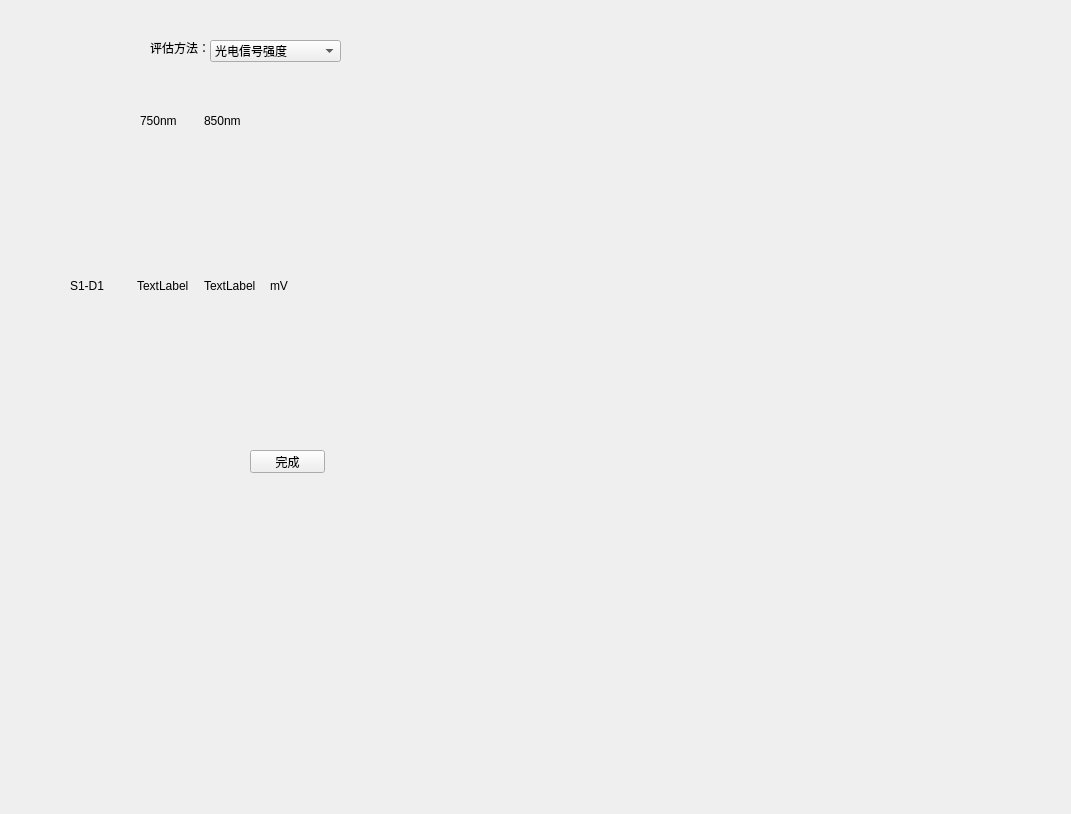
<?xml version="1.0" encoding="UTF-8"?>
<ui version="4.0">
 <class>Form</class>
 <widget class="QWidget" name="Form">
  <property name="geometry">
   <rect>
    <x>0</x>
    <y>0</y>
    <width>1071</width>
    <height>814</height>
   </rect>
  </property>
  <property name="windowTitle">
   <string>Form</string>
  </property>
  <widget class="QLabel" name="label">
   <property name="geometry">
    <rect>
     <x>150</x>
     <y>40</y>
     <width>61</width>
     <height>16</height>
    </rect>
   </property>
   <property name="text">
    <string>评估方法：</string>
   </property>
  </widget>
  <widget class="QComboBox" name="comboBox">
   <property name="geometry">
    <rect>
     <x>210</x>
     <y>40</y>
     <width>131</width>
     <height>22</height>
    </rect>
   </property>
   <item>
    <property name="text">
     <string>光电信号强度</string>
    </property>
   </item>
   <item>
    <property name="text">
     <string>头皮耦合指数(SCI)</string>
    </property>
   </item>
  </widget>
  <widget class="QWidget" name="horizontalLayoutWidget_2">
   <property name="geometry">
    <rect>
     <x>140</x>
     <y>110</y>
     <width>121</width>
     <height>21</height>
    </rect>
   </property>
   <layout class="QHBoxLayout" name="horizontalLayout_2">
    <item>
     <widget class="QLabel" name="label_2">
      <property name="text">
       <string>750nm</string>
      </property>
     </widget>
    </item>
    <item>
     <widget class="QLabel" name="label_3">
      <property name="text">
       <string>850nm</string>
      </property>
     </widget>
    </item>
   </layout>
  </widget>
  <widget class="QWidget" name="verticalLayoutWidget">
   <property name="geometry">
    <rect>
     <x>70</x>
     <y>140</y>
     <width>261</width>
     <height>291</height>
    </rect>
   </property>
   <layout class="QVBoxLayout" name="verticalLayout">
    <item>
     <layout class="QHBoxLayout" name="horizontalLayout">
      <item>
       <widget class="QLabel" name="label_4">
        <property name="text">
         <string>S1-D1</string>
        </property>
       </widget>
      </item>
      <item>
       <widget class="QLabel" name="label_5">
        <property name="text">
         <string>TextLabel</string>
        </property>
       </widget>
      </item>
      <item>
       <widget class="QLabel" name="label_6">
        <property name="text">
         <string>TextLabel</string>
        </property>
       </widget>
      </item>
      <item>
       <widget class="QLabel" name="label_7">
        <property name="text">
         <string>mV</string>
        </property>
       </widget>
      </item>
     </layout>
    </item>
   </layout>
  </widget>
  <widget class="QPushButton" name="pushButton">
   <property name="geometry">
    <rect>
     <x>250</x>
     <y>450</y>
     <width>75</width>
     <height>23</height>
    </rect>
   </property>
   <property name="text">
    <string>完成</string>
   </property>
  </widget>
 </widget>
 <resources/>
 <connections/>
</ui>
